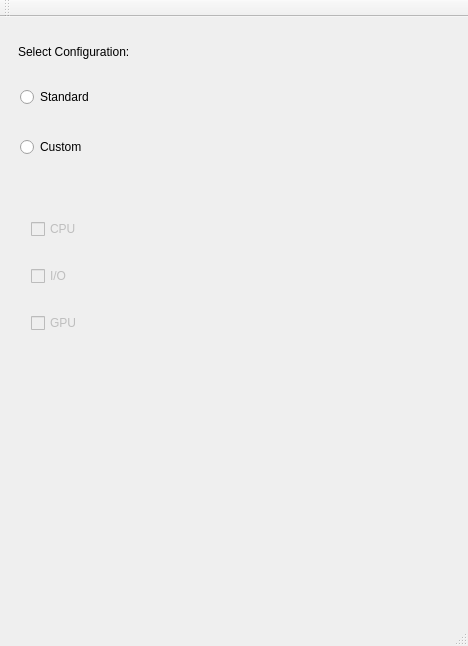
<?xml version="1.0" encoding="UTF-8"?>
<ui version="4.0">
 <class>ConfigWindow</class>
 <widget class="QMainWindow" name="ConfigWindow">
  <property name="geometry">
   <rect>
    <x>0</x>
    <y>0</y>
    <width>468</width>
    <height>646</height>
   </rect>
  </property>
  <property name="windowTitle">
   <string>Configure Benchmark</string>
  </property>
  <widget class="QWidget" name="centralWidget">
   <widget class="QRadioButton" name="stan_radio">
    <property name="geometry">
     <rect>
      <x>20</x>
      <y>60</y>
      <width>165</width>
      <height>40</height>
     </rect>
    </property>
    <property name="text">
     <string>Standard</string>
    </property>
   </widget>
   <widget class="QRadioButton" name="cust_radio">
    <property name="geometry">
     <rect>
      <x>20</x>
      <y>110</y>
      <width>146</width>
      <height>40</height>
     </rect>
    </property>
    <property name="text">
     <string>Custom</string>
    </property>
   </widget>
   <widget class="QLabel" name="config_label">
    <property name="geometry">
     <rect>
      <x>18</x>
      <y>18</y>
      <width>278</width>
      <height>34</height>
     </rect>
    </property>
    <property name="text">
     <string>Select Configuration:</string>
    </property>
   </widget>
   <widget class="QWidget" name="cust_opt" native="true">
    <property name="geometry">
     <rect>
      <x>20</x>
      <y>170</y>
      <width>139</width>
      <height>180</height>
     </rect>
    </property>
    <layout class="QGridLayout" name="gridLayout">
     <item row="0" column="0">
      <widget class="QCheckBox" name="CPU_check">
       <property name="enabled">
        <bool>false</bool>
       </property>
       <property name="text">
        <string>CPU</string>
       </property>
       <attribute name="buttonGroup">
        <string notr="true">cust_opt_buttons</string>
       </attribute>
      </widget>
     </item>
     <item row="2" column="0">
      <widget class="QCheckBox" name="GPU_check">
       <property name="enabled">
        <bool>false</bool>
       </property>
       <property name="text">
        <string>GPU</string>
       </property>
       <attribute name="buttonGroup">
        <string notr="true">cust_opt_buttons</string>
       </attribute>
      </widget>
     </item>
     <item row="1" column="0">
      <widget class="QCheckBox" name="IO_check">
       <property name="enabled">
        <bool>false</bool>
       </property>
       <property name="text">
        <string>I/O</string>
       </property>
       <attribute name="buttonGroup">
        <string notr="true">cust_opt_buttons</string>
       </attribute>
      </widget>
     </item>
    </layout>
   </widget>
  </widget>
  <widget class="QMenuBar" name="menuBar">
   <property name="geometry">
    <rect>
     <x>0</x>
     <y>0</y>
     <width>468</width>
     <height>39</height>
    </rect>
   </property>
  </widget>
  <widget class="QToolBar" name="mainToolBar">
   <property name="windowTitle">
    <string>Configure Benchmark</string>
   </property>
   <attribute name="toolBarArea">
    <enum>TopToolBarArea</enum>
   </attribute>
   <attribute name="toolBarBreak">
    <bool>false</bool>
   </attribute>
  </widget>
  <widget class="QStatusBar" name="statusBar"/>
 </widget>
 <layoutdefault spacing="6" margin="11"/>
 <resources/>
 <connections/>
 <buttongroups>
  <buttongroup name="cust_opt_buttons"/>
 </buttongroups>
</ui>
